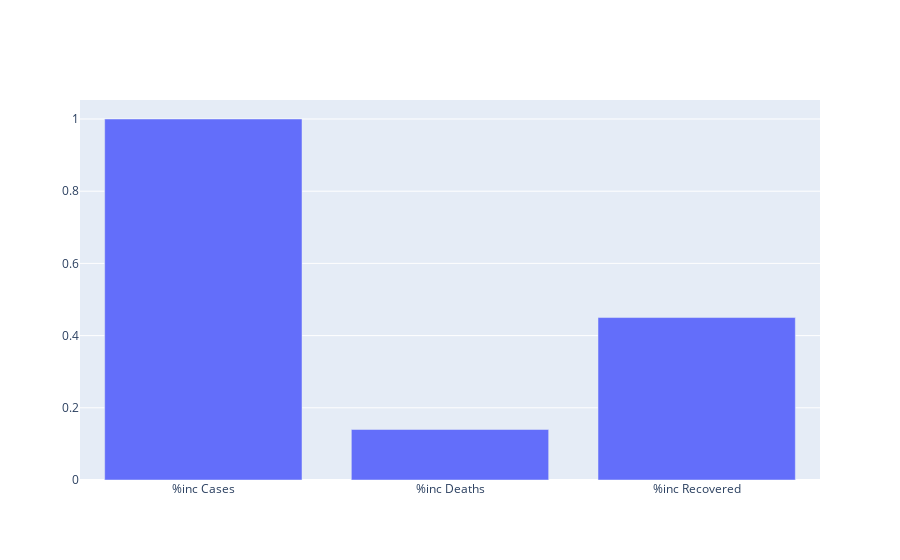

Notebook cell for this chart:
### Code cell
"""
We will plot a similar graph for New cases, deaths and recoveries
"""

percent = np.round(df[['%inc Cases', '%inc Deaths', '%inc Recovered']].loc[0], 2)

percent_df = pd.DataFrame(percent).reset_index()
percent_df.columns = ['Type','Percentage']

fig = go.Figure()

fig.add_trace(go.Bar(x = percent_df['Type'], y = percent_df['Percentage']))
fig.show()

### Figure 1 — Plotly figure (JSON) as saved in the notebook; plotly's stock layout.template omitted (floating-point values rounded to 4 significant figures)
{"data": [{"type": "bar", "x": ["%inc Cases", "%inc Deaths", "%inc Recovered"], "y": [1, 0.14, 0.45]}], "layout": {}}
